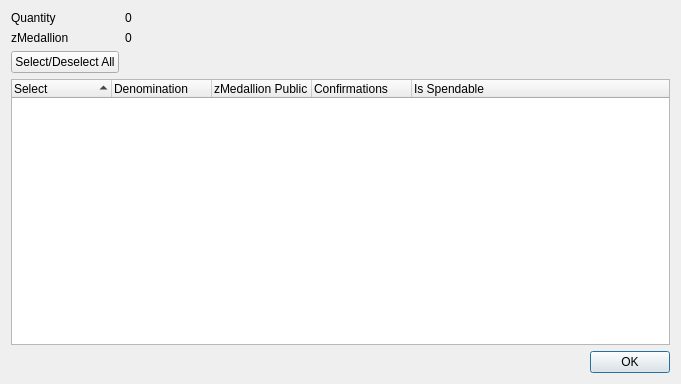
<?xml version="1.0" encoding="UTF-8"?>
<ui version="4.0">
 <class>ZMedallionControlDialog</class>
 <widget class="QDialog" name="ZMedallionControlDialog">
  <property name="geometry">
   <rect>
    <x>0</x>
    <y>0</y>
    <width>681</width>
    <height>384</height>
   </rect>
  </property>
  <property name="minimumSize">
   <size>
    <width>681</width>
    <height>384</height>
   </size>
  </property>
  <property name="windowTitle">
   <string>Select zMedallion to Spend</string>
  </property>
  <layout class="QGridLayout" name="gridLayout">
   <item row="0" column="0">
    <layout class="QFormLayout" name="formLayout">
     <property name="sizeConstraint">
      <enum>QLayout::SetDefaultConstraint</enum>
     </property>
     <item row="0" column="0">
      <widget class="QLabel" name="labelQuantity">
       <property name="text">
        <string>Quantity</string>
       </property>
      </widget>
     </item>
     <item row="0" column="1">
      <widget class="QLabel" name="labelQuantity_int">
       <property name="text">
        <string>0</string>
       </property>
      </widget>
     </item>
     <item row="1" column="0">
      <widget class="QLabel" name="labelZMedallion">
       <property name="text">
        <string>zMedallion</string>
       </property>
      </widget>
     </item>
     <item row="1" column="1">
      <widget class="QLabel" name="labelZMedallion_int">
       <property name="text">
        <string>0</string>
       </property>
      </widget>
     </item>
     <item row="2" column="0">
      <widget class="QPushButton" name="pushButtonAll">
       <property name="text">
        <string>Select/Deselect All</string>
       </property>
      </widget>
     </item>
    </layout>
   </item>
   <item row="1" column="0">
    <layout class="QVBoxLayout" name="verticalLayout">
     <item>
      <widget class="QTreeWidget" name="treeWidget">
       <property name="minimumSize">
        <size>
         <width>0</width>
         <height>250</height>
        </size>
       </property>
       <property name="alternatingRowColors">
        <bool>true</bool>
       </property>
       <property name="sortingEnabled">
        <bool>true</bool>
       </property>
       <property name="columnCount">
        <number>5</number>
       </property>
       <attribute name="headerDefaultSectionSize">
        <number>100</number>
       </attribute>
       <column>
        <property name="text">
         <string notr="true">Select</string>
        </property>
       </column>
       <column>
        <property name="text">
         <string notr="true">Denomination</string>
        </property>
       </column>
       <column>
        <property name="text">
         <string notr="true">zMedallion Public ID</string>
        </property>
       </column>
       <column>
        <property name="text">
         <string notr="true">Confirmations</string>
        </property>
       </column>
       <column>
        <property name="text">
         <string>Is Spendable</string>
        </property>
       </column>
      </widget>
     </item>
     <item>
      <widget class="QDialogButtonBox" name="buttonBox">
       <property name="orientation">
        <enum>Qt::Horizontal</enum>
       </property>
       <property name="standardButtons">
        <set>QDialogButtonBox::Ok</set>
       </property>
      </widget>
     </item>
    </layout>
   </item>
  </layout>
 </widget>
 <resources/>
 <connections>
  <connection>
   <sender>buttonBox</sender>
   <signal>accepted()</signal>
   <receiver>ZMedallionControlDialog</receiver>
   <slot>accept()</slot>
   <hints>
    <hint type="sourcelabel">
     <x>248</x>
     <y>254</y>
    </hint>
    <hint type="destinationlabel">
     <x>157</x>
     <y>274</y>
    </hint>
   </hints>
  </connection>
  <connection>
   <sender>buttonBox</sender>
   <signal>rejected()</signal>
   <receiver>ZMedallionControlDialog</receiver>
   <slot>reject()</slot>
   <hints>
    <hint type="sourcelabel">
     <x>316</x>
     <y>260</y>
    </hint>
    <hint type="destinationlabel">
     <x>286</x>
     <y>274</y>
    </hint>
   </hints>
  </connection>
 </connections>
</ui>
